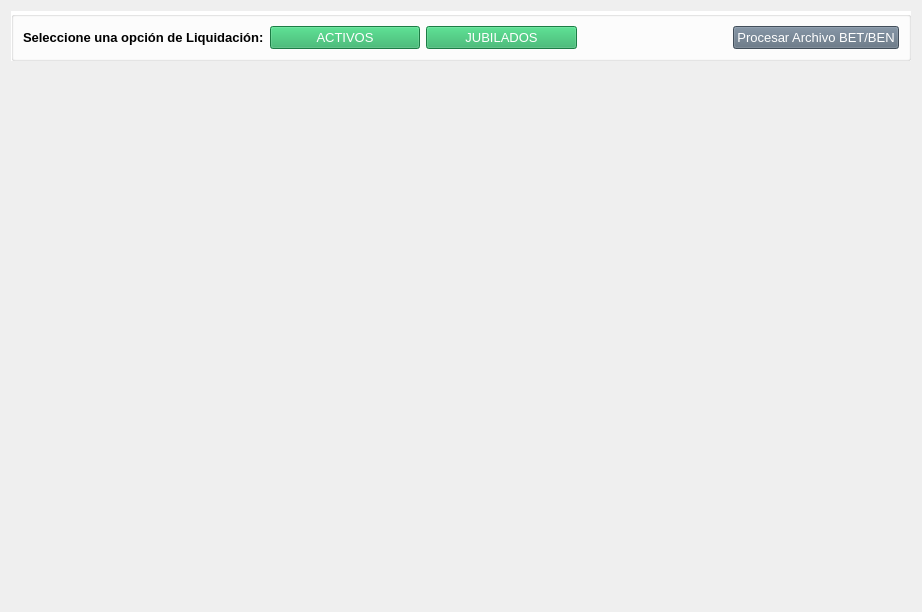
<?xml version="1.0" encoding="UTF-8"?>
<ui version="4.0">
 <class>Form</class>
 <widget class="QWidget" name="Form">
  <property name="geometry">
   <rect>
    <x>0</x>
    <y>0</y>
    <width>922</width>
    <height>612</height>
   </rect>
  </property>
  <property name="windowTitle">
   <string>Form</string>
  </property>
  <layout class="QGridLayout" name="gridLayout_2" rowstretch="0,100">
   <item row="1" column="0" colspan="3">
    <widget class="QStackedWidget" name="stackedWidget">
     <widget class="QWidget" name="page"/>
     <widget class="QWidget" name="page_2"/>
    </widget>
   </item>
   <item row="0" column="0" colspan="3">
    <widget class="QGroupBox" name="groupBox">
     <property name="styleSheet">
      <string notr="true">#groupBox{
background-color: #FFFFFF}</string>
     </property>
     <property name="title">
      <string/>
     </property>
     <layout class="QGridLayout" name="gridLayout">
      <item row="0" column="0">
       <widget class="QLabel" name="label">
        <property name="font">
         <font>
          <pointsize>10</pointsize>
          <weight>75</weight>
          <bold>true</bold>
         </font>
        </property>
        <property name="text">
         <string>Seleccione una opción de Liquidación:</string>
        </property>
       </widget>
      </item>
      <item row="0" column="1">
       <widget class="QPushButton" name="pushButton_activos">
        <property name="sizePolicy">
         <sizepolicy hsizetype="Expanding" vsizetype="Expanding">
          <horstretch>0</horstretch>
          <verstretch>0</verstretch>
         </sizepolicy>
        </property>
        <property name="font">
         <font>
          <pointsize>10</pointsize>
          <weight>50</weight>
          <bold>false</bold>
         </font>
        </property>
        <property name="styleSheet">
         <string notr="true">#pushButton_activos{
background-color:#27AE60;
color: #FFFFFF;
}
#pushButton_activos:hover{
background-color:#52BE80;
color: #000000;
}</string>
        </property>
        <property name="text">
         <string>ACTIVOS</string>
        </property>
        <property name="icon">
         <iconset>
          <normaloff>../iconos/adim.ico</normaloff>../iconos/adim.ico</iconset>
        </property>
        <property name="iconSize">
         <size>
          <width>45</width>
          <height>45</height>
         </size>
        </property>
       </widget>
      </item>
      <item row="0" column="2">
       <widget class="QPushButton" name="pushButton_jubilados">
        <property name="sizePolicy">
         <sizepolicy hsizetype="Expanding" vsizetype="Expanding">
          <horstretch>0</horstretch>
          <verstretch>0</verstretch>
         </sizepolicy>
        </property>
        <property name="font">
         <font>
          <pointsize>10</pointsize>
          <weight>50</weight>
          <bold>false</bold>
         </font>
        </property>
        <property name="styleSheet">
         <string notr="true">#pushButton_jubilados{
background-color:#27AE60;
color: #FFFFFF;
}
#pushButton_jubilados:hover{
background-color:#52BE80;
color: #000000;
}</string>
        </property>
        <property name="text">
         <string>JUBILADOS</string>
        </property>
        <property name="icon">
         <iconset>
          <normaloff>../iconos/users.ico</normaloff>../iconos/users.ico</iconset>
        </property>
        <property name="iconSize">
         <size>
          <width>40</width>
          <height>40</height>
         </size>
        </property>
       </widget>
      </item>
      <item row="0" column="3">
       <spacer name="horizontalSpacer">
        <property name="orientation">
         <enum>Qt::Horizontal</enum>
        </property>
        <property name="sizeHint" stdset="0">
         <size>
          <width>40</width>
          <height>20</height>
         </size>
        </property>
       </spacer>
      </item>
      <item row="0" column="4">
       <widget class="QPushButton" name="pushButton_procesador">
        <property name="sizePolicy">
         <sizepolicy hsizetype="Expanding" vsizetype="Expanding">
          <horstretch>0</horstretch>
          <verstretch>0</verstretch>
         </sizepolicy>
        </property>
        <property name="font">
         <font>
          <pointsize>10</pointsize>
          <weight>50</weight>
          <bold>false</bold>
         </font>
        </property>
        <property name="styleSheet">
         <string notr="true">#pushButton_procesador{
background-color:#5D6D7E  ;
color: #FFFFFF;
}
#pushButton_procesador:hover{
background-color:#85929E;
color: #000000;
}</string>
        </property>
        <property name="text">
         <string>Procesar Archivo BET/BEN</string>
        </property>
        <property name="icon">
         <iconset>
          <normaloff>../iconos/computer.ico</normaloff>../iconos/computer.ico</iconset>
        </property>
        <property name="iconSize">
         <size>
          <width>30</width>
          <height>30</height>
         </size>
        </property>
       </widget>
      </item>
     </layout>
    </widget>
   </item>
  </layout>
 </widget>
 <resources/>
 <connections/>
</ui>
